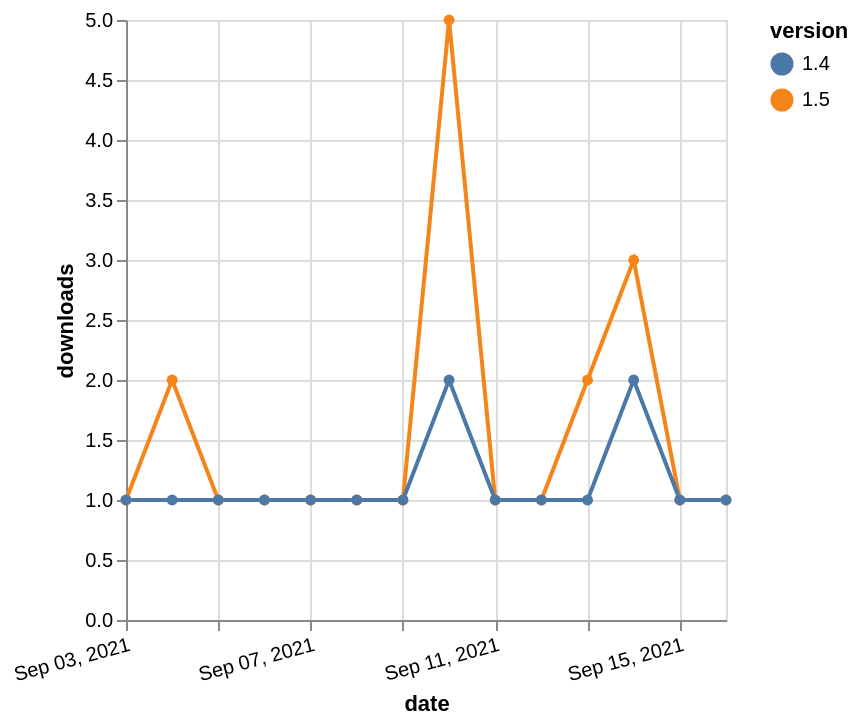

This figure's Vega-Lite source:
### Vega-Lite specification from a JSON file in a GitHub repository (floating-point values rounded to 4 significant figures)
{"$schema": "https://vega.github.io/schema/vega-lite/v5.json", "description": "A simple bar chart with embedded data.", "data": {"values": [{"date": "2021-09-03", "total": 313, "delta": 1, "version": "1.5"}, {"date": "2021-09-04", "total": 315, "delta": 2, "version": "1.5"}, {"date": "2021-09-05", "total": 316, "delta": 1, "version": "1.5"}, {"date": "2021-09-06", "total": 317, "delta": 1, "version": "1.5"}, {"date": "2021-09-07", "total": 318, "delta": 1, "version": "1.5"}, {"date": "2021-09-08", "total": 319, "delta": 1, "version": "1.5"}, {"date": "2021-09-09", "total": 320, "delta": 1, "version": "1.5"}, {"date": "2021-09-10", "total": 325, "delta": 5, "version": "1.5"}, {"date": "2021-09-11", "total": 326, "delta": 1, "version": "1.5"}, {"date": "2021-09-12", "total": 327, "delta": 1, "version": "1.5"}, {"date": "2021-09-13", "total": 329, "delta": 2, "version": "1.5"}, {"date": "2021-09-14", "total": 332, "delta": 3, "version": "1.5"}, {"date": "2021-09-15", "total": 333, "delta": 1, "version": "1.5"}, {"date": "2021-09-16", "total": 334, "delta": 1, "version": "1.5"}, {"date": "2021-09-03", "total": 177, "delta": 1, "version": "1.4"}, {"date": "2021-09-04", "total": 178, "delta": 1, "version": "1.4"}, {"date": "2021-09-05", "total": 179, "delta": 1, "version": "1.4"}, {"date": "2021-09-06", "total": 180, "delta": 1, "version": "1.4"}, {"date": "2021-09-07", "total": 181, "delta": 1, "version": "1.4"}, {"date": "2021-09-08", "total": 182, "delta": 1, "version": "1.4"}, {"date": "2021-09-09", "total": 183, "delta": 1, "version": "1.4"}, {"date": "2021-09-10", "total": 185, "delta": 2, "version": "1.4"}, {"date": "2021-09-11", "total": 186, "delta": 1, "version": "1.4"}, {"date": "2021-09-12", "total": 187, "delta": 1, "version": "1.4"}, {"date": "2021-09-13", "total": 188, "delta": 1, "version": "1.4"}, {"date": "2021-09-14", "total": 190, "delta": 2, "version": "1.4"}, {"date": "2021-09-15", "total": 191, "delta": 1, "version": "1.4"}, {"date": "2021-09-16", "total": 192, "delta": 1, "version": "1.4"}]}, "width": "container", "mark": {"type": "line", "point": {"filled": true}}, "encoding": {"x": {"field": "date", "type": "temporal", "timeUnit": "yearmonthdate", "title": "date", "axis": {"labelAngle": -15}}, "y": {"field": "delta", "type": "quantitative", "title": "downloads"}, "color": {"field": "version", "type": "nominal"}, "tooltip": {"field": "delta"}}}
